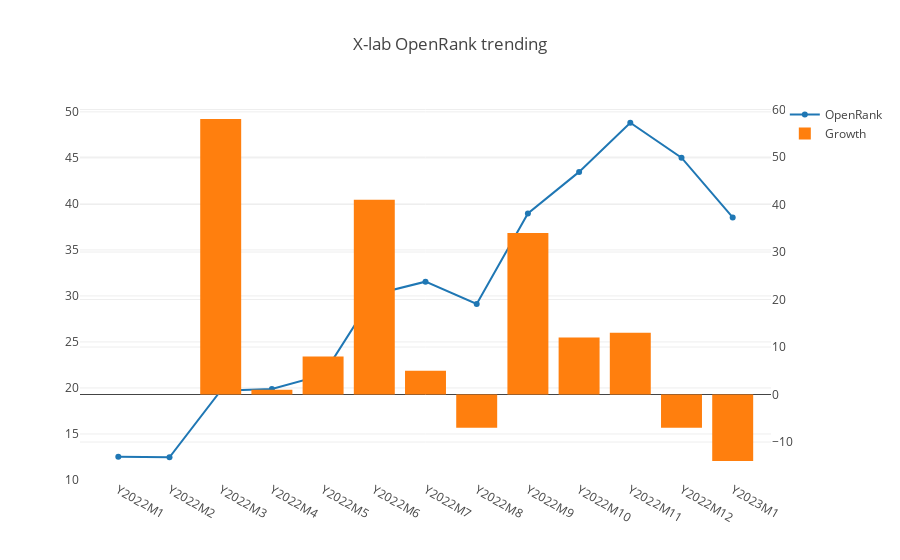

Source (notebook cell):
### Markdown cell above
## Overview

This part is the history OpenRank trending of all projects in X-lab community.

### Code cell
openDigger.index.openrank.getRepoOpenrank({
    repoIds: [288431943, 470364208, 467768946, 461374162, 471252840, 477937218, 428629051, 262909684, 221379769, 259035151, 358757145, 502755745, 508325123, 533339106],
    startYear, startMonth,
    endYear, endMonth, percision: 2,
    groupTimeRange: 'month', limit: -1, order: 'DESC',
}).then(data => {
    var x = [], v = [], g = []; g.push(0);
    forEveryMonth((y, m, index) => {
        var key = `Y${y}M${m}`;
        x.push(key); v.push(0);
        data.forEach(row => { v[index] += (row.openrank[index] ? row.openrank[index] : 0); row[key] = row.openrank[index] ? row.openrank[index] : 0; });
        if (index > 0) g.push(Math.ceil((v[index]-v[index-1])*100/v[index-1]));
    });
    data.forEach(row => { delete row.openrank; delete row.org; });
    console.table(data);
    openDigger.render.plotly([
        { x, y: v, type: 'scatter', name: 'OpenRank' },
        { x, y: g, type: 'bar', yaxis: 'y2', name: 'Growth'}
    ], {
        title: 'X-lab OpenRank trending',
        yaxis2: { overlaying: 'y', side: 'right' }
    });
    console.log(`2022.7 based growth: ${v.map(i => (i/v[6]).toFixed(2))}`);
    fs.writeFileSync('all_data.json', JSON.stringify(data));
});

### Figure 1 — Plotly figure (JSON) as saved in the notebook; plotly's stock layout.template omitted (floating-point values rounded to 4 significant figures)
{"data": [{"name": "OpenRank", "type": "scatter", "x": ["Y2022M1", "Y2022M2", "Y2022M3", "Y2022M4", "Y2022M5", "Y2022M6", "Y2022M7", "Y2022M8", "Y2022M9", "Y2022M10", "Y2022M11", "Y2022M12", "Y2023M1"], "y": [12.53, 12.47, 19.7, 19.88, 21.42, 30.16, 31.55, 29.12, 38.96, 43.48, 48.82, 45.02, 38.53]}, {"name": "Growth", "type": "bar", "x": ["Y2022M1", "Y2022M2", "Y2022M3", "Y2022M4", "Y2022M5", "Y2022M6", "Y2022M7", "Y2022M8", "Y2022M9", "Y2022M10", "Y2022M11", "Y2022M12", "Y2023M1"], "y": [0, 0, 58, 1, 8, 41, 5, -7, 34, 12, 13, -7, -14], "yaxis": "y2"}], "layout": {"autosize": true, "title": {"text": "X-lab OpenRank trending"}, "xaxis": {"autorange": true, "range": [-0.7086, 12.71], "type": "category"}, "yaxis": {"autorange": true, "range": [9.47, 51.82], "type": "linear"}, "yaxis2": {"autorange": true, "overlaying": "y", "range": [-18, 62], "side": "right", "type": "linear"}}}
